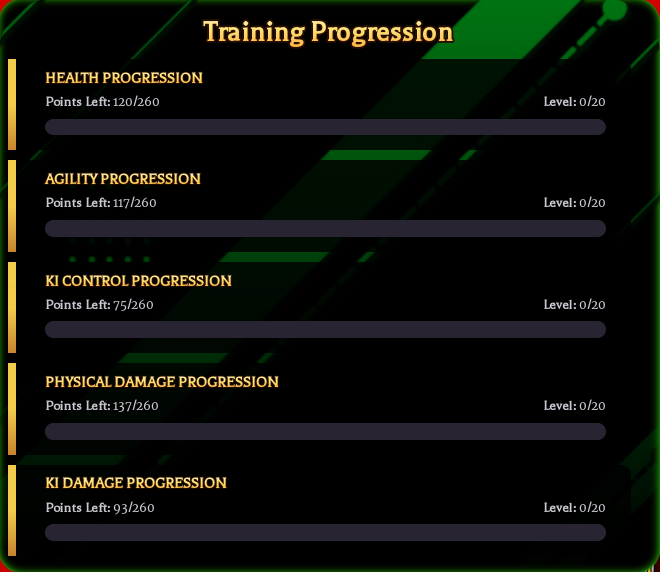
#> input picture bot/python/tests/fixtures/ui_2026_10/panel_d2_02.png, 660 x 572 px, found by its file name
$ python make_points_assets.py fixtures/ui_2026_10/panel_d2_02.png
#> lines starting #> are read from the running program, lines starting #| are printed output that depends on the picture; after the words box and inside, x2 and y2 are one past the last pixel; in counts of white or black regions, pixels touching at a corner belong together
### bot/python/training_ui.py
"""Readers for the October 2026 DBOG training UI.

Each reader takes a BGR crop of one of the boxes below, grabbed in the macro's
1920x1080 client reference space (see _grab_reference_box in xynmacro_core),
and only measures pixels; input, timing and retries stay in the controller.
Coordinates were measured live on 2026-10-11 with the Roblox client at exactly
1920x1080.

Screen layout research: Omar Toketa <omar.toketa47@proton.me>
"""
import math
import os
import time
from functools import lru_cache

import cv2
import numpy as np

BASE_DIR = os.path.dirname(os.path.abspath(__file__))

# Tab menu's right panel; row order differs from STAT_BUTTONS.
TRAINING_POINTS_BOX = (1250, 283, 660, 572)
TRAINING_POINTS_ROW_Y = {
    "Health": 94, "Agility": 195, "Ki Control": 297,
    "Physical Damage": 398, "Ki Damage": 500,
}
_POINTS_ASSETS = {}
_DIGIT_MIN_IOU = 0.90
_DIGIT_MIN_MARGIN = 0.12


# [5 lines left out: function _points_asset, not called in this run]


def _points_text(image):
    return cv2.cvtColor(image[:, :, :3], cv2.COLOR_BGR2GRAY) > 100


def _digit_pieces(mask):
    """Split at empty columns, retaining every stroke (including damaged ones)."""
    columns = np.flatnonzero(mask.any(axis=0))
    runs = np.split(columns, np.flatnonzero(np.diff(columns) > 1) + 1)
    return [mask[:, run[0]:run[-1] + 1] for run in runs if run.size]


def _digit_mask(piece):
    rows, columns = np.nonzero(piece)
    if not rows.size:
        return None
    tight = piece[rows.min():rows.max() + 1, columns.min():columns.max() + 1]
    return cv2.resize(tight.astype(np.uint8), (20, 24), interpolation=cv2.INTER_NEAREST) > 0


# [57 lines left out: functions _text_matches, _read_digits, _read_points_fraction, not called in this run]


# (Points Left total, Level total): GC 260 and 20, HTC 520 and 50 (live 2026-10-19).
POINTS_TOTALS = {(260, 20), (520, 50)}
PROGRESSION_LEVEL_TOTALS = {level for _points, level in POINTS_TOTALS}


# [30 lines left out: function read_training_points, not called in this run]

# Left Training Mode panel. The button order changed in the overhaul.
STAT_BUTTONS = {
    "Health": (346, 439),
    "Ki Control": (346, 508),
    "Ki Damage": (346, 577),
    "Physical Damage": (346, 646),
    "Agility": (346, 716),
}
MENU_HEADING_BOX = (200, 340, 300, 90)  # "Training Mode", (262,370)-(428,400)
MENU_HEADING_MIN = 0.90                 # live: 1.000 open, <= 0.241 otherwise

# Top-left "GRAVITY TRAINING" banner: shown in the GC whether training or not,
# hidden only behind the open Training Mode menu. Live: >= 0.99 in the GC on
# two accounts and camera angles, <= 0.37 elsewhere (menu open, North Earth).
GC_BANNER_BOX = (0, 240, 420, 100)
GC_BANNER_MIN = 0.80

# "Gravity: 40G" button; one click is +10G and 100G wraps to 0G.
GRAVITY_BOX = (455, 316, 170, 40)
GRAVITY_CLICK_POINT = (532, 336)
GRAVITY_NUMBER_WIDTH = 46   # right-anchored window holding "40G"
GRAVITY_MATCH_MIN = 0.80
GRAVITY_MATCH_MARGIN_MIN = 0.08  # closest live pair (20G/70G) leaves 0.177

# Bottom-centre minigame panel.
HEALTH_BAR_BOX = (730, 888, 460, 34)
AGILITY_LETTER_BOX = (660, 850, 600, 100)   # centred row; sets grow past 4 letters with level
AGILITY_LETTER_MIN = 0.70
ROUND_TIMER_BOX = (780, 843, 360, 10)      # drains in ~3.3 s, refills each round
PROGRESSION_LABEL_BOXES = {
    "standard": (780, 810, 360, 32),   # Health / Agility / Physical Damage
    "ki": (700, 940, 520, 26),         # Ki Control / Ki Damage one-line panel
}

# HUD (hidden while Ki minigames run and while the side MENU is open). The
# whole HP bar is read: it hasn't been seen low yet, so whether it turns red or
# only shrinks is unknown, and measuring its length works either way.
HP_FILL_BOX = (185, 131, 525, 10)
# HP/KI/FR labels left of the bars. When the HUD is hidden the GC floor shows
# through HP_FILL_BOX and its red read as a full bar (live 2026-10-13), so
# the bar only counts while these labels are drawn. Live: >= 0.81 shown on
# two accounts, <= 0.21 hidden.
HUD_LABELS_BOX = (150, 120, 45, 92)    # below the player name on purpose
HUD_LABELS_MIN = 0.60
HP_CRITICAL_FRACTION = 0.30   # chosen, not measured: no low-HP frame captured yet
HP_HEALED_FRACTION = 0.90
# Ki bar, a few rows through its middle. Charging fills it in up to three
# layers, each a darker blue drawn from the left over the one below. The green
# channel tells them apart (live capture 2026-10-19, 1080p client):
# layer 1 ~102, layer 2 ~75, layer 3 ~39-46; the empty part is near black.
KI_BAR_BOX = (200, 163, 484, 5)
KI_LAYER_GREEN_MIN = (88, 60, 20)     # lowest green for layers 1, 2, 3
KI_LAYER_GREEN_MAX = 125

# Ki circles never sit under the Roblox buttons, the GC banner, the side MENU
# tab or the score panel; never click there even if something looks circular.
KI_PLAYFIELD_TOP = 80
KI_PLAYFIELD_BOTTOM = 910
# The 17 October recordings span x=518..1400; leave room for the full discs.
# Ring sampling still uses the full image, including rings beyond these bounds.
KI_PLAYFIELD_LEFT = 400
KI_PLAYFIELD_RIGHT = 1520
# What a Ki pass grabs (x, y, w, h): circle centres (x 518-1401, y 257-757 on both rigs)
# plus ~190 px for an approach ring at first sight (ratio ~2.4), and the progression label
# at y 940-966. The full-screen grab was the biggest cost of a pass on slow PCs.
KI_CAPTURE_BOX = (330, 60, 1260, 910)
KI_CLICK_BLOCKED_BOXES = (
    (0, 0, 230, 70),        # Roblox menu, chat and voice buttons
    (0, 255, 410, 70),      # GRAVITY TRAINING banner
    (0, 505, 50, 180),      # side MENU tab
    (700, 920, 520, 160),   # Ki score panel
)
KI_CIRCLE_AREA = (4000, 16000)     # live radius ~55 px
KI_CIRCLE_FILL_MIN = 0.75
KI_RING_MAX_FACTOR = 3.2
KI_RING_MIN_HITS = 14              # of 48 samples; a clean ring scores 44-48
KI_RING_EDGE_PX = 5                # the ring line is ~3-4 px wide at 1080p
KI_RING_CONTRAST_MIN = 40          # summed |BGR| difference from either side of the line
_RING_ANGLES = np.linspace(0, 2 * math.pi, 48, endpoint=False)
_RING_COS = np.cos(_RING_ANGLES)
_RING_SIN = np.sin(_RING_ANGLES)
_KI_CLOSE_KERNEL = cv2.getStructuringElement(cv2.MORPH_ELLIPSE, (7, 7))
_KI_PEAK_KERNEL = np.ones((5, 5), np.uint8)


# [10 lines left out: functions crop, _white_mask, not called in this run]


# --- Training menu -----------------------------------------------------------

def load_menu_heading():
    return cv2.imread(os.path.join(BASE_DIR, "tpl_training_mode_v2.png"), cv2.IMREAD_GRAYSCALE)


# [4 lines left out: function load_menu_heading_gold, not called in this run]


# Second banner line. The banner is see-through, so colour matching shifts
# with the room behind it; the white text mask doesn't. Live IoU: "open
# training" 1.0 on red and grey backgrounds, "stop training" 0.49, menus 0.
OPEN_TRAINING_BOX = (40, 286, 210, 26)
OPEN_TRAINING_MIN = 0.80
_OPEN_TRAINING = []


# [17 lines left out: function open_training_prompt, not called in this run]


def load_gc_banner():
    return cv2.imread(os.path.join(BASE_DIR, "tpl_gc_banner_v2.png"), cv2.IMREAD_GRAYSCALE)


# [6 lines left out: function gc_banner_visible, not called in this run]


# --- Majin: the G "TRANSFORM" list replaced the Change Technique panel --------
# Measured live 2026-10-13 (one Majin character, Super Regeneration in slot 3).
# PANEL_BOX and the three functions mirror majin_vision so core can use either.

# The TRANSFORM and ITEMS titles sit on a see-through pill, so a grey match
# moved with the room behind it (live 2026-10-14: 0.20 on a held panel), and
# ITEMS is drawn at two sizes. Match the bright text alone against each
# variant: on 271 saved frames every panel scored >= 0.76, everything else
# < 0.45.
_PANEL_TITLE_BOX = (30, 15, 180, 55)        # client (1630,625) inside the 1600,610 panel box
_PANEL_TITLE_MIN = 0.60
_title_masks = {}


# [15 lines left out: function _panel_title_is, not called in this run]


class MajinTransform:
    PANEL_BOX = (1600, 610, 320, 420)
    _TITLE_BOX = (0, 0, 320, 90)              # "TRANSFORM" at (1660,644) in the client
    _TITLE_MIN = 0.85                          # live: 1.000 held, <= 0.203 otherwise
    _ROW_X = (50, 300)
    _FIRST_ROW_Y = 127                         # slot 1 text centre, panel coordinates
    _ROW_PITCH = 36.5
    _NAME_MIN = 0.80                           # live: 1.000 for the row, <= 0.585 others
    _templates = {}

    # [58 lines left out: functions _template, _score, _name_score, _row, panel_visible, find_regen_slot and 1 more, not called in this run]


# --- Senzu: H "ITEMS" hotbar and the M side menu (live 2026-10-13) -------------
# The hotbar shares the TRANSFORM list's rows. Refill path: M -> Customize icon
# -> Items -> "Senzu Bean" row -> "N) Empty" slot -> back on Items, stock - 1.

class SenzuMenus:
    HOTBAR_BOX = MajinTransform.PANEL_BOX
    SIDE_TAB_OPEN_BOX = (500, 470, 120, 270)    # vertical MENU tab, menu open
    SIDE_TAB_CLOSED_BOX = (0, 470, 90, 270)     # same tab at the left edge
    HEADING_BOX = (95, 385, 265, 55)
    LIST_BOX = (60, 440, 470, 330)              # first five list rows
    CUSTOMIZE_ICON = (34, 540)
    CUSTOMIZE_ITEMS_ROW = (300, 735)            # 5th row of the Customize root list
    LIST_ROW_X = 300
    SLOT_ROW_X = 292
    FIRST_SLOT_ROW_Y = 485                      # "1) ..." in the SENZU BEAN picker
    SLOT_ROW_PITCH = 62
    _MIN = 0.80                                 # live: 1.000 matches, <= 0.52 otherwise
    HEADINGS = ("items", "customize", "senzu_bean")
    _templates = {}

    # [43 lines left out: functions _template, _match, side_menu_state, heading, senzu_row_y, not called in this run]

    @classmethod
    def slot_row_y(cls, slot):
        return cls.FIRST_SLOT_ROW_Y + cls.SLOT_ROW_PITCH * (int(slot) - 1)

    # [19 lines left out: functions hotbar_visible, hotbar_slot_has_senzu, not called in this run]


# --- Death: "YOU ARE DEAD." with RESPAWN above GO TO OTHER WORLD ------------
# The legacy respawn point (960, 610) now lands on GO TO OTHER WORLD.
RESPAWN_POINT = (960, 550)
DEAD_BAND_BOX = (700, 468, 520, 40)      # black band behind the title
DEAD_TITLE_BOX = (850, 470, 220, 35)     # red "YOU ARE DEAD." at (864,479)-(1048,493)
DEAD_BUTTON_BOXES = ((680, 532, 560, 34), (680, 584, 560, 34))   # RESPAWN, GO TO OTHER WORLD


# [23 lines left out: function death_dialog_visible, not called in this run]


# --- Roblox chat button --------------------------------------------------------

# Client pixels, not reference: Roblox draws its top bar at a fixed size. The chat
# icon sits at x 128-148, y 25-43 in a 1920x1080 client (live capture, 20 Oct 2026). Open
# chat fills the bubble white (0.75 of its box); closed is an outline (0.21).
CHAT_BUTTON_BOX = (115, 15, 50, 37)
CHAT_OPEN_FILL = 0.55
CHAT_CLOSED_FILL = 0.35


# [125 lines left out: functions roblox_chat_state, gravity_number_mask, load_gravity_templates, read_gravity, health_bar, health_should_press and 2 more, not called in this run]


def agility_letter(letter_box, templates):
    """For an AGILITY_LETTER_BOX crop return (key or None, score). Red FAILED never matches."""
    return agility_letter_at(letter_box, templates)[:2]


# [72 lines left out: functions agility_letter_at, round_timer_fill, read_ki_charge, hud_visible, not called in this run]


_HUD_LABEL_BOX_ROWS = ((3, 23), (31, 52), (60, 80))   # HP, KI, FR boxes in tpl_hud_labels_v2.png
_HUD_LABEL_BOX_COLUMNS = (2, 24)


# [15 lines left out: functions _hud_label_mask, hp_fill_fraction, not called in this run]


# --- Ki Control / Ki Damage: osu-style numbered circles -----------------------

def ki_click_blocked(x, y):
    return any(bx <= x < bx + bw and by <= y < by + bh
               for bx, by, bw, bh in KI_CLICK_BLOCKED_BOXES)


# [29 lines left out: function find_ki_circles, not called in this run]


KI_TOUCHING_REFRESH_SEC = 0.12
_TOUCHING_CACHE = {"at": -1.0, "circles": []}


# [100 lines left out: functions _touching_circles_cached, _ki_cached_circle_present, _ki_circles_touching_dark, _ki_ring_offsets, ki_ring_radius, not called in this run]


# --- "Progression X/20" in the minigame panel ---------------------------------

def progression_label_box(stat):
    return PROGRESSION_LABEL_BOXES["ki" if stat in ("Ki Control", "Ki Damage") else "standard"]


KI_LABEL_WORD_MIN = 0.45   # live: Ki label 0.59-1.0, other screens <= 0.19
_KI_LABEL_WORD = []


# [18 lines left out: function ki_label_visible, not called in this run]


def progression_spans(label_box):
    """Columns of the numbers beside the slash in a progression_label_box crop.

    Returns (label_grey, (numerator_start, numerator_end), (denominator_start,
    denominator_end)) or None. Digit identities are never read: completion
    compares the two images (20/20 is the same picture twice), the same idea
    the legacy label reader used.
    """
    if label_box.shape[0] == PROGRESSION_LABEL_BOXES["ki"][3]:
        # Gold Ki label on its own dark panel; the anti-aliased 1-2 px slash only
        # reaches ~100-220 grey, so a high cut would break it apart.
        label = cv2.cvtColor(label_box[:, :, :3], cv2.COLOR_BGR2GRAY)
        # HTC's panel fades into a cream/pale-blue floor right where "0/50" sits;
        # brightness alone merged the numbers into it. Gold is red/green over blue.
        blue, green, red = label_box[:, :, :3].astype(np.int16).transpose(2, 0, 1)
        # HTC's yellow floor is gold too, but far more saturated (S ~187) than the
        # pale gold text (S 90-154), so cap saturation.
        saturation = cv2.cvtColor(label_box[:, :, :3], cv2.COLOR_BGR2HSV)[:, :, 1]
        # Over that floor the digits' brown outline turns mid-gold too; the fill is
        # still brighter than its surroundings, which keeps the glyphs apart.
        # Grown by a pixel so thin strokes (the slash) keep their width.
        brighter = cv2.dilate(cv2.adaptiveThreshold(label, 255, cv2.ADAPTIVE_THRESH_MEAN_C,
                                                    cv2.THRESH_BINARY, 11, -8),
                              np.ones((3, 3), np.uint8)) > 0
        text = ((label > 100) & (red - blue > 60) & (green - blue > 20)
                & (saturation < 170) & brighter).astype(np.uint8)
    else:
        # The standard label floats over the game world. Plain brightness merged the
        # white text into a green cape behind it (0/173 frames found live); white
        # text is bright in every channel, red floor and coloured clothing are not.
        label = label_box[:, :, :3].min(axis=2)
        # HTC's beige wall sits at ~130-150 behind it, so the cut follows the
        # background (text is ~15% of the box, so the 80th percentile is background).
        text = (label > max(110.0, float(np.percentile(label, 80)) + 30)).astype(np.uint8)
    count, _labels, stats, _ = cv2.connectedComponentsWithStats(text, 8)
    pieces = sorted((tuple(int(v) for v in s) for s in stats[1:count] if s[4] >= 6),
                    key=lambda s: s[0])
    if not pieces:
        return None
    # The number pair is a run of pieces separated by <= 3 px. Take the rightmost
    # run that has a slash: bright scenery at the box's right edge forms its own
    # run, and treating that as the numbers hid the label for whole live runs.
    runs = [[pieces[0]]]
    for piece in pieces[1:]:
        previous = runs[-1][-1]
        if piece[0] - (previous[0] + previous[2]) > 3:
            runs.append([piece])
        else:
            runs[-1].append(piece)
    # The bold Ki slash measures -0.242 (read_progression_level allows it too);
    # the strict standard cutoff hid Ki Damage's label for a whole live run.
    max_slope = -0.20 if label_box.shape[0] == PROGRESSION_LABEL_BOXES["ki"][3] else -0.25
    for run in reversed(runs):
        slash = _find_slash(text, run, maximum_slope=max_slope)
        if slash is not None:
            break
    else:
        return None
    left = [p for p in run if p[0] + p[2] <= slash[0] + 1]
    right = [p for p in run if p[0] >= slash[1] - 1]
    if not left or not right:
        return None
    return (label,
            (min(p[0] for p in left), max(p[0] + p[2] for p in left)),
            (min(p[0] for p in right), max(p[0] + p[2] for p in right)))


def _find_slash(text, run, minimum_width=4, maximum_slope=-0.25):
    """Columns (start, end) of the '/', the one stroke rising left to right."""
    best = None
    for x, y, w, h, _area in run:
        if not minimum_width <= w <= 12 or h < 8:
            continue
        piece = text[y:y + h, x:x + w]
        centres = [(r, np.flatnonzero(piece[r]).mean()) for r in range(h) if piece[r].any()]
        if len(centres) < 6:
            continue
        slope = np.polyfit([c[0] for c in centres], [c[1] for c in centres], 1)[0]
        if slope < maximum_slope and (best is None or slope < best[0]):
            best = (slope, (x, x + w))
    return None if best is None else best[1]


def progression_numbers(label_box):
    """(numerator, denominator) grey patches, or None when the label isn't found."""
    spans = progression_spans(label_box)
    if spans is None:
        return None
    label, (a, b), (c, d) = spans
    return label[:, a:b].copy(), label[:, c:d].copy()


# [99 lines left out: functions _progression_text, read_progression_level, progression_complete, progression_signature, not called in this run]

### bot/python/tests/make_points_assets.py
"""Reproduce screenshot-only assets; run from the worktree, never capture a screen.

Input is the eight supplied 660x572 panel crops. No HUD/name pixels are copied.
Unobserved panel digits (4 and 8) deliberately have empty template cells.
Run make_progression_assets.py afterwards to restore the newer label assets.
"""
from pathlib import Path
import shutil
import sys

import cv2
import numpy as np

PYTHON_DIR = Path(__file__).resolve().parents[1]
sys.path.insert(0, str(PYTHON_DIR))
import training_ui as ui


def generate(source):
    fixtures = PYTHON_DIR / "tests/fixtures/ui_2026_10"
    for path in sorted(source.glob("panel_*.png")):
        panel = cv2.imread(str(path))
        if panel.shape != (572, 660, 3):
            raise ValueError(f"Not a panel-only crop: {path.name}")
        shutil.copyfile(path, fixtures / path.name)

    panel = cv2.imread(str(source / "panel_d2_02.png"))
#> panel is the input picture: shape (572, 660, 3); mean B, G, R 10.9, 17, 14
    sheet = np.zeros((24, 200), np.uint8)
    observed = {}
    for y, expected in zip(ui.TRAINING_POINTS_ROW_Y.values(),
                           ("120/260", "117/260", "75/260", "137/260", "93/260")):
        mask = ui._points_text(panel[y:y + 20, 112:185])
        pieces = ui._digit_pieces(mask)
        assert len(pieces) == len(expected)
        for piece, char in zip(pieces, expected):
            if char != "/":
                observed.setdefault(int(char), ui._digit_mask(piece))
#> this loop made 5 passes
#> pass 1, in generate, `mask = ui._points_text(panel[y:y + 20, 112:185])`:
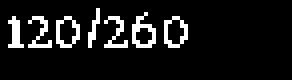
#> mask: shape (20, 73) bool (shown 4 times larger); 9.3% white in thin lines or dots, all inside (x1, y1, x2, y2) = (2, 2, 47, 12)
#> after the loop:
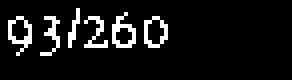
#> mask: shape (20, 73) bool (shown 4 times larger); 8.3% white in thin lines or dots, all inside (x1, y1, x2, y2) = (2, 2, 42, 14)
#> after the loop, observed = 8 items
    for digit, mask in observed.items():
        sheet[:, digit * 20:(digit + 1) * 20] = mask * 255
#> this loop made 8 passes
#> digit on passes 1 to 8: 1, 2, 0, 6, 7, 5, 3, 9
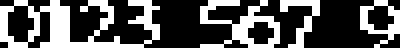
#> sheet: shape (24, 200) (shown 2 times larger); 33.9% white; 4 white regions, box (x1, y1, x2, y2) and area: (0, 0, 80, 24) 855, (100, 0, 140, 24) 406, (180, 0, 200, 24) 193, (140, 0, 160, 24) 172
    cv2.imwrite(str(PYTHON_DIR / "tpl_points_digits_v2.png"), sheet)
    cv2.imwrite(str(PYTHON_DIR / "tpl_points_title_v2.png"),
                ui._points_text(panel[18:50, 200:460]).astype(np.uint8) * 255)
    cv2.imwrite(str(PYTHON_DIR / "tpl_points_labels_v2.png"),
                np.hstack((ui._points_text(panel[94:114, 45:112]),
                           ui._points_text(panel[94:114, 544:579]))).astype(np.uint8) * 255)
    sheet = np.zeros((48, 200), np.uint8)
    for row, layout in enumerate(("standard", "ki")):
        label = cv2.imread(str(fixtures / f"progression_{layout}_0of20.png"))
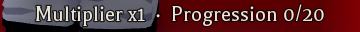
#> input picture bot/python/tests/fixtures/ui_2026_10/progression_standard_0of20.png, 360 x 32 px
#> label is the input picture: shape (32, 360, 3); mean B, G, R 50.4, 46.5, 89
        _, denominator = ui.progression_numbers(label)
#> in progression_spans, `count, _labels, stats, _ = cv2.connectedComponentsWithStats(text, 8)`:
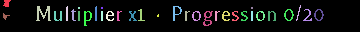
#> _labels: shape (32, 360) int32; 34 distinct labels, from 0 to 33; one colour per label, 0 black
#> in progression_spans, `count, _labels, stats, _ = cv2.connectedComponentsWithStats(text, 8)`: count = 34; stats = 34 rows, first 6: [0, 0, 360, 32, 10440], [3, 0, 8, 7, 37], [296, 5, 5, 16, 20], [36, 6, 15, 15, 100], [66, 6, 2, 15, 29], [78, 7, 2, 2, 4]
#> in progression_spans, `pieces = sorted((tuple(int(v) for v in s) for s in stats[1:count] if s..`: pieces = 29 items, first 6: (3, 0, 8, 7, 37), (3, 13, 7, 7, 21), (36, 6, 15, 15, 100), (54, 11, 8, 10, 44), (66, 6, 2, 15, 29), (71, 9, 5, 12, 27)
#> in progression_spans, `runs = [[pieces[0]]]`: runs = [[(3, 0, 8, 7, 37)]]
#> the loop in progression_spans, `for piece in pieces[1:]:` made 28 passes
#> (piece, previous) on passes 1 to 8: ((3, 13, 7, 7, 21), (3, 0, 8, 7, 37)), ((36, 6, 15, 15, 100), (3, 13, 7, 7, 21)), ((54, 11, 8, 10, 44), (36, 6, 15, 15, 100)), ((66, 6, 2, 15, 29), (54, 11, 8, 10, 44)), ((71, 9, 5, 12, 27), (66, 6, 2, 15, 29)), ((78, 11, 2, 10, 20), (71, 9, 5, 12, 27)), ((84, 11, 8, 15, 54), (78, 11, 2, 10, 20)), ((95, 6, 2, 15, 29), (84, 11, 8, 15, 54))
#> after the loop in progression_spans, `for piece in pieces[1:]:`: runs = 8 items
#> the loop in progression_spans, `for run in reversed(runs):` made 1 pass
#> slash on pass 1: (296, 301)
#> in progression_spans, `left = [p for p in run if p[0] + p[2] <= slash[0] + 1]`: left = [(284, 9, 10, 12, 44)]
#> in progression_spans, `right = [p for p in run if p[0] >= slash[1] - 1]`: right = [(303, 9, 9, 12, 37), (314, 9, 10, 12, 44)]
#> in progression_numbers, `label, (a, b), (c, d) = spans`: a = 284; b = 294; c = 303; d = 324
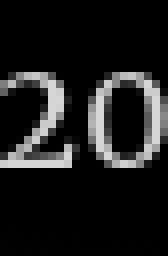
#> denominator: shape (32, 21) (shown 8 times larger); min 0, max 214, mean 28.3
        for digit, piece in zip((2, 0), ui._digit_pieces(denominator > 100)):
            sheet[row * 24:(row + 1) * 24, digit * 20:(digit + 1) * 20] = ui._digit_mask(piece) * 255
#> this loop made 2 passes
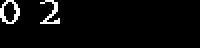
#> sheet: shape (48, 200); 4% white; 2 white regions, box (x1, y1, x2, y2) and area: (0, 0, 20, 24) 204, (40, 0, 60, 24) 176
    cv2.imwrite(str(PYTHON_DIR / "tpl_progression_digits_v2.png"), sheet)


if __name__ == "__main__":
    generate(Path(sys.argv[1]))
